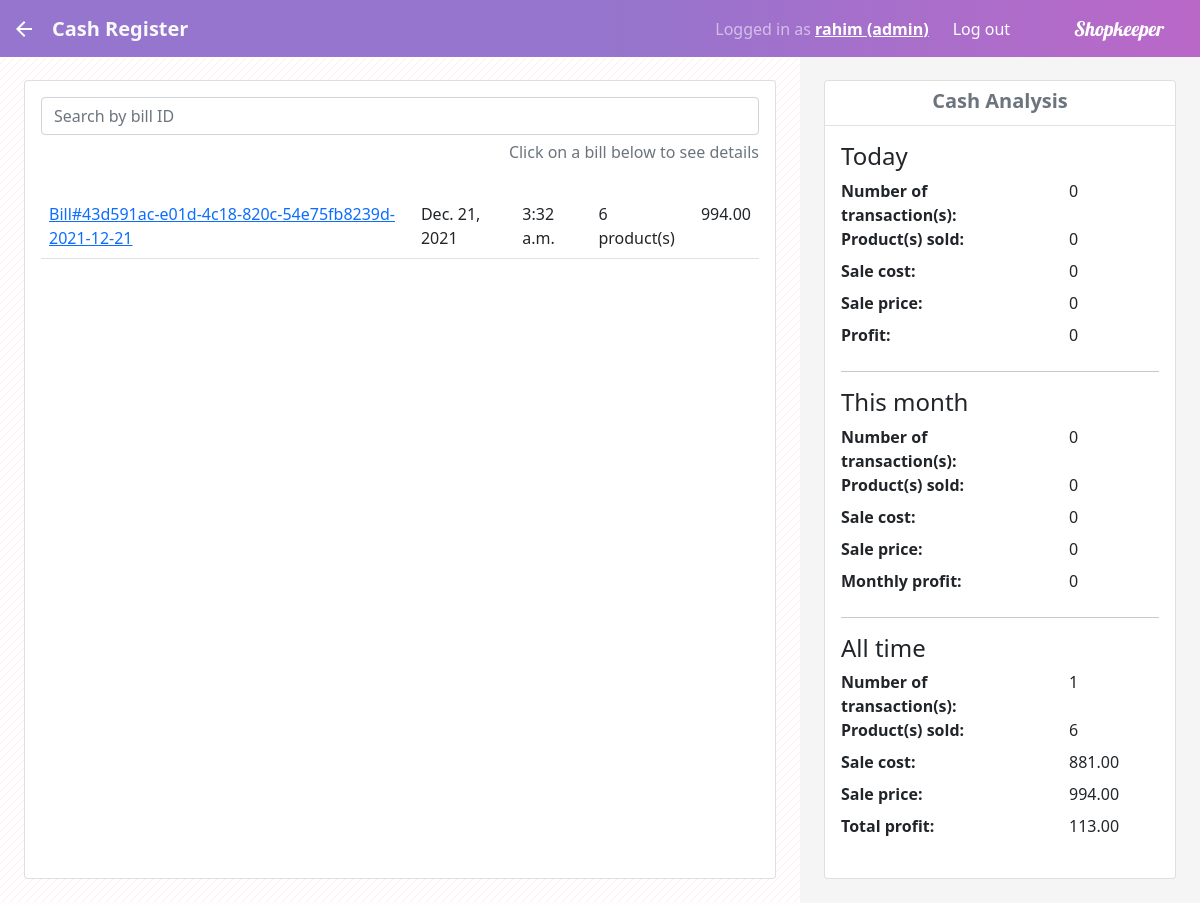
Screenshot of /stock/bills/ (signed in) with the database file from the repository.
### stock/models.py (models this page shows, shortened)
class Bill(models.Model):
    MEMO_ITEM_NO = 'no'
    MEMO_ITEM_PRODUCT_NAME = 'product-name'
    MEMO_ITEM_PRODUCT_UNIT = 'product-unit'
    MEMO_ITEM_PRODUCT_PRICE = 'product-price'
    MEMO_ITEM_QUANTITY = 'quantity'
    MEMO_ITEM_PRICE = 'price'
    id = models.UUIDField(primary_key=True, default=uuid.uuid4, editable=False)
    date = models.DateField(auto_now_add=True, help_text='Date of purchase')
    time = models.TimeField(auto_now_add=True, help_text='Time of purchase')
    class Meta:
        ordering = ['date', 'time']
    def __str__(self):
        return f'Bill#{self.id}-{self.date}'
    def get_absolute_url(self):
        return reverse('bill-detail', args=[str(self.id)])
    @property
    def total(self):
        return sum(list(sale.quantity*sale.price for sale in self.productsale_set.all()))
    @property
    def product_count(self):
        return self.productsale_set.count()

class ProductSale(models.Model):
    product = models.ForeignKey(Product, help_text='Sold product', on_delete=models.RESTRICT, null=False)
    price = models.DecimalField(max_digits=10, decimal_places=2, help_text='Checkout price per unit', default=0.0, blank=False, null=False, validators=[MinValueValidator(0.0)])
    cost = models.DecimalField(max_digits=10, decimal_places=2, help_text='Checkout cost per unit', default=0.0, blank=False, null=False, validators=[MinValueValidator(0.0)])
    quantity = models.PositiveIntegerField(help_text='Quantity sold', default=0, blank=False, null=False)
    bill = models.ForeignKey('Bill', default=None, on_delete=models.SET_NULL, help_text='Associated bill', null=True)
    class Meta:
        ordering = ['bill', 'product']

### stock/views.py (the view, shortened to what this page needs)
# urls.py: path('bills/', views.BillListView.as_view(), name='bills'),
class BillListView(LoginRequiredMixin, PermissionRequiredMixin, generic.ListView):
    permission_required = {'stock.view_bill',}
    back_url = '/stock/'
    login_url = '/accounts/login/'
    model = models.Bill
    queryset = models.Bill.objects.all()
    template_name = 'bill_list.html'
    def get_context_data(self, *args, **kwargs):
        ctx = super(BillListView, self).get_context_data(*args, **kwargs)
        today = date.today()
        qbill_today = models.Bill.objects.filter(date__year=today.year, date__month=today.month, date__day=today.day)
        qsale_today = models.ProductSale.objects.filter(bill__date__year=today.year, bill__date__month=today.month, bill__date__day=today.day)
        ctx['today_bill_count'] = qbill_today.count()
        ctx['today_sale_count'] = qsale_today.count()
        ctx['today_total_cost'] = sum(list(sale.cost*sale.quantity for sale in qsale_today))
        ctx['today_total_price'] = sum(list(sale.price*sale.quantity for sale in qsale_today))
        ctx['today_profit'] = ctx.get('today_total_price', 0.0) - ctx.get('today_total_cost', 0.0)
        qbill_month = models.Bill.objects.filter(date__year=today.year, date__month=today.month)
        qsale_month = models.ProductSale.objects.filter(bill__date__year=today.year, bill__date__month=today.month)
        ctx['month_bill_count'] = qbill_month.count()
        ctx['month_sale_count'] = qsale_month.count()
        ctx['month_total_cost'] = sum(list(sale.cost*sale.quantity for sale in qsale_month))
        ctx['month_total_price'] = sum(list(sale.price*sale.quantity for sale in qsale_month))
        ctx['month_profit'] = ctx.get('month_total_price', 0.0) - ctx.get('month_total_cost', 0.0)
        ctx['bill_count'] = models.Bill.objects.count()
        ctx['sale_count'] = models.ProductSale.objects.count()
        ctx['total_cost'] = sum(list(sale.cost*sale.quantity for sale in models.ProductSale.objects.all()))
        ctx['total_price'] = sum(list(sale.price*sale.quantity for sale in models.ProductSale.objects.all()))
        ctx['profit'] = ctx.get('total_price', 0.0) - ctx.get('total_cost', 0.0)
        back = self.request.GET.get('back', None)
        ctx['back_url'] = self.back_url
        return ctx

### stock/templates/bill_list.html (shortened to what this page needs)
{% extends 'base_generic.html' %}
{% block dependancy %}
{% load static %}
<link rel="stylesheet" href="{% static 'stock/css/style_bill_list.css' %}">
{% endblock %}
{% block navtitle %}Cash Register{% endblock %}
{% block content %}
<div class="col-sm-8 p-4" id="main_panel">
    <div class="card" id="bill_box">
        <div class="row px-3 pt-3">
            <div class="input-group">
                <input type="text" id="input_bill" class="form-control" placeholder="Search by bill ID" aria-label="Bill">
            </div>
            <h6 class="text-end text-muted py-2">Click on a bill below to see details</h6>
        </div>
        <div class="card-body overflow-auto">
            {% if object_list %}
            <table class="table" id="bill_list">
                <tbody>
                    {% for bill in object_list %}
                    <tr>
                        <td><a href="{{ bill.get_absolute_url }}">{{ bill }}</a></td>
                        <td>{{ bill.date }}</td>
                        <td>{{ bill.time }}</td>
                        <td>{{ bill.product_count }} product(s)</td>
                        <td>{{ bill.total }}</td>
                    </tr>
                    {% endfor %}
                </tbody>
            </table>
            {% else %}
            <p class="text-justify my-4 text-center">
                No bill to show
            </p>
            {% endif %}
        </div>
    </div>
</div>
<div class="col-sm-4 p-4" id="side_panel">
    <div class="card" id="analysis_box">
        <div class="pt-2 pb-1 border-bottom text-center text-secondary">
            <h5><strong>Cash Analysis</strong></h5>
        </div>
        <div class="card-body overflow-auto">
            <h4>Today</h4>
            <dl class="row">
                <dt class="col-sm-8">Number of transaction(s):</dt>
                <dd class="col-sm-4">{{ today_bill_count }}</dd>
                <dt class="col-sm-8">Product(s) sold:</dt>
                <dd class="col-sm-4">{{ today_sale_count }}</dd>
                <dt class="col-sm-8">Sale cost:</dt>
                <dd class="col-sm-4">{{ today_total_cost }}</dd>
                <dt class="col-sm-8">Sale price:</dt>
                <dd class="col-sm-4">{{ today_total_price }}</dd>
                <dt class="col-sm-8">Profit:</dt>
                <dd class="col-sm-4">{{ today_profit }}</dd>
            </dl>
            <hr>
            <h4>This month</h4>
            <dl class="row">
                <dt class="col-sm-8">Number of transaction(s):</dt>
                <dd class="col-sm-4">{{ month_bill_count }}</dd>
                <dt class="col-sm-8">Product(s) sold:</dt>
                <dd class="col-sm-4">{{ month_sale_count }}</dd>
                <dt class="col-sm-8">Sale cost:</dt>
                <dd class="col-sm-4">{{ month_total_cost }}</dd>
                <dt class="col-sm-8">Sale price:</dt>
                <dd class="col-sm-4">{{ month_total_price }}</dd>
                <dt class="col-sm-8">Monthly profit:</dt>
                <dd class="col-sm-4">{{ month_profit }}</dd>
            </dl>
            <hr>
            <h4>All time</h4>
            <dl class="row">
                <dt class="col-sm-8">Number of transaction(s):</dt>
                <dd class="col-sm-4">{{ bill_count }}</dd>
                <dt class="col-sm-8">Product(s) sold:</dt>
                <dd class="col-sm-4">{{ sale_count }}</dd>
                <dt class="col-sm-8">Sale cost:</dt>
                <dd class="col-sm-4">{{ total_cost }}</dd>
                <dt class="col-sm-8">Sale price:</dt>
                <dd class="col-sm-4">{{ total_price }}</dd>
                <dt class="col-sm-8">Total profit:</dt>
                <dd class="col-sm-4">{{ profit }}</dd>
            </dl>
        </div>
    </div>
</div>
{% endblock %}

### templates/base_generic.html (shortened to what this page needs)
<!DOCTYPE html>
<html lang="en">
<head>
  <link href="https://cdn.jsdelivr.net/npm/bootstrap@5.0.0-beta3/dist/css/bootstrap.min.css" rel="stylesheet">
  {% load static %}
  <link rel="stylesheet" href="{% static 'css/bootstrap.min.css' %}">
  {% block dependancy %}
  {% endblock %}
</head>
<body style="height:100vh; max-height: 100vh; background-color: white;">
  <nav class="navbar fixed-top navbar-dark" style="background-image: linear-gradient(to right, #9575cd, #9575cd, #ba68c8);">
    <div class="container-fluid">
      <div class="navbar-nav me-3">
        {% if back_url %}
        <a href="{{ back_url }}" class="nav-link active">
          <svg class="d-inline-block align-text-top" xmlns="http://www.w3.org/2000/svg" height="24px" viewBox="0 0 24 24" width="24px" fill="#FFFFFF"><path d="M0 0h24v24H0z" fill="none"/><path d="M20 11H7.83l5.59-5.59L12 4l-8 8 8 8 1.41-1.41L7.83 13H20v-2z"/></svg>
        </a>
        {% endif %}
      </div>
      <div class="navbar-nav me-auto">
        <span class="navbar-text h5 m-0 p-0 text-light fw-bold">{% block navtitle %}{% endblock %}</span>
      </div>
      {% block login %}
      {% if user.is_authenticated %}
      {% if user.is_superuser %}
      <span class="navbar-text ms-auto px-2">Logged in as <strong>{{ user.get_username }} (superuser)</strong></span>
      {% elif user.staff.admin %}
      <span class="navbar-text ms-auto px-2">Logged in as <a href="{% url 'account-detail' %}"><strong>{{ user.get_username }} (admin)</strong></a></span>
      {% else %}
      <span class="navbar-text ms-auto px-2">Logged in as <a href="{% url 'account-detail' %}"><strong>{{ user.get_username }}</strong></a></span>
      {% endif %}
      <div class="navbar-nav px-3 me-4">
        <a class="nav-link active" href="{% url 'logout' %}?next={{ request.path }}">Log out</a>
      </div>
      {% else %}
      <div class="navbar-nav px-3 me-4 ms-auto">
        <a class="nav-link active" href="{% url 'login' %}?next={{ request.path }}">Log in</a>
      </div>
      {% endif %}
      {% endblock %}
      <a class="navbar-brand order-last mx-4" href="{% url 'home' %}" style="font-family: Lobster, cursive;">
        Shopkeeper
      </a>
    </div>
  </nav>
  <div class="container-fluid" style="height:100%; padding-top:56px; background-repeat: repeat; background-image: url({% static 'res/home-bg-tile.png' %});">
    <div class="row" style="height:100%">
    {% block content %}
    {% endblock %}
    </div>
  </div>
</body>
</html>

### stock/static/stock/css/style_bill_list.css (style rules this page uses)
#main_panel { height: 100%; max-height: 100%; }
#bill_box { height: 100%; max-height: 100%; }
#side_panel { background-color: #f5f5f5; height: 100%; max-height: 100%; }
#analysis_box { height: 100%; max-height: 100%; }

### rows the page displays
Bill: id+date "Bill#43d591ac-e01d-4c18-820c-54e75fb8239d-2021-12-21", date "Dec. 21, 2021", time "3:32 a.m.", product_count "6", total "994.00"

### other values shown
{{ user.get_username }} "rahim"
{{ today_bill_count }} "0"
{{ today_sale_count }} "0"
{{ today_total_cost }} "0"
{{ today_total_price }} "0"
{{ today_profit }} "0"
{{ month_bill_count }} "0"
{{ month_sale_count }} "0"
{{ month_total_cost }} "0"
{{ month_total_price }} "0"
{{ month_profit }} "0"
{{ bill_count }} "1"
{{ sale_count }} "6"
{{ total_cost }} "881.00"
{{ total_price }} "994.00"
